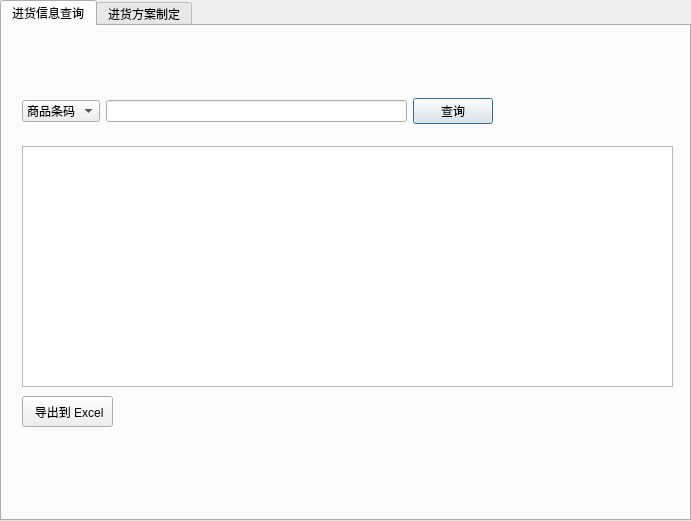
<?xml version="1.0" encoding="UTF-8"?>
<ui version="4.0">
 <class>purchaseDialog</class>
 <widget class="QDialog" name="purchaseDialog">
  <property name="geometry">
   <rect>
    <x>0</x>
    <y>0</y>
    <width>691</width>
    <height>521</height>
   </rect>
  </property>
  <property name="windowTitle">
   <string>Dialog</string>
  </property>
  <widget class="QLabel" name="label">
   <property name="geometry">
    <rect>
     <x>0</x>
     <y>0</y>
     <width>691</width>
     <height>521</height>
    </rect>
   </property>
   <property name="text">
    <string/>
   </property>
   <property name="pixmap">
    <pixmap resource="images.qrc">:/images/images/middle.jpg</pixmap>
   </property>
  </widget>
  <widget class="QTabWidget" name="tabWidget">
   <property name="geometry">
    <rect>
     <x>0</x>
     <y>0</y>
     <width>691</width>
     <height>521</height>
    </rect>
   </property>
   <property name="currentIndex">
    <number>0</number>
   </property>
   <widget class="QWidget" name="tabWidgetPage1">
    <attribute name="title">
     <string>进货信息查询</string>
    </attribute>
    <widget class="QTableView" name="tableView">
     <property name="geometry">
      <rect>
       <x>20</x>
       <y>120</y>
       <width>651</width>
       <height>241</height>
      </rect>
     </property>
    </widget>
    <widget class="QWidget" name="horizontalLayoutWidget">
     <property name="geometry">
      <rect>
       <x>20</x>
       <y>70</y>
       <width>471</width>
       <height>30</height>
      </rect>
     </property>
     <layout class="QHBoxLayout" name="horizontalLayout">
      <item>
       <widget class="QComboBox" name="search_type">
        <item>
         <property name="text">
          <string>商品条码</string>
         </property>
        </item>
        <item>
         <property name="text">
          <string>供货商</string>
         </property>
        </item>
        <item>
         <property name="text">
          <string>进货日期</string>
         </property>
        </item>
       </widget>
      </item>
      <item>
       <widget class="QLineEdit" name="s_id">
        <property name="text">
         <string/>
        </property>
       </widget>
      </item>
      <item>
       <widget class="QPushButton" name="search">
        <property name="text">
         <string>查询</string>
        </property>
       </widget>
      </item>
     </layout>
    </widget>
    <widget class="QToolButton" name="toolButton">
     <property name="geometry">
      <rect>
       <x>20</x>
       <y>370</y>
       <width>91</width>
       <height>31</height>
      </rect>
     </property>
     <property name="text">
      <string> 导出到 Excel</string>
     </property>
    </widget>
   </widget>
   <widget class="QWidget" name="tabWidgetPage2">
    <attribute name="title">
     <string>进货方案制定</string>
    </attribute>
    <widget class="QPushButton" name="in_submit">
     <property name="geometry">
      <rect>
       <x>210</x>
       <y>310</y>
       <width>75</width>
       <height>23</height>
      </rect>
     </property>
     <property name="text">
      <string>确认进货</string>
     </property>
    </widget>
    <widget class="QPushButton" name="in_clear">
     <property name="geometry">
      <rect>
       <x>340</x>
       <y>310</y>
       <width>75</width>
       <height>23</height>
      </rect>
     </property>
     <property name="text">
      <string>取消</string>
     </property>
    </widget>
    <widget class="QWidget" name="formLayoutWidget">
     <property name="geometry">
      <rect>
       <x>120</x>
       <y>100</y>
       <width>391</width>
       <height>201</height>
      </rect>
     </property>
     <layout class="QFormLayout" name="formLayout">
      <item row="4" column="0">
       <widget class="QLabel" name="label_5">
        <property name="text">
         <string>供货商</string>
        </property>
       </widget>
      </item>
      <item row="3" column="0">
       <widget class="QLabel" name="label_8">
        <property name="text">
         <string>价格</string>
        </property>
       </widget>
      </item>
      <item row="2" column="0">
       <widget class="QLabel" name="label_4">
        <property name="text">
         <string>数量</string>
        </property>
       </widget>
      </item>
      <item row="1" column="0">
       <widget class="QLabel" name="label_7">
        <property name="text">
         <string>名称</string>
        </property>
       </widget>
      </item>
      <item row="0" column="0">
       <widget class="QLabel" name="label_6">
        <property name="text">
         <string>条形码</string>
        </property>
       </widget>
      </item>
      <item row="0" column="1">
       <widget class="QLineEdit" name="in_code"/>
      </item>
      <item row="1" column="1">
       <widget class="QLineEdit" name="in_name"/>
      </item>
      <item row="2" column="1">
       <widget class="QLineEdit" name="in_qty"/>
      </item>
      <item row="3" column="1">
       <widget class="QLineEdit" name="in_price"/>
      </item>
      <item row="4" column="1">
       <widget class="QLineEdit" name="in_sup"/>
      </item>
     </layout>
    </widget>
   </widget>
  </widget>
 </widget>
 <resources>
  <include location="images.qrc"/>
 </resources>
 <connections/>
</ui>
